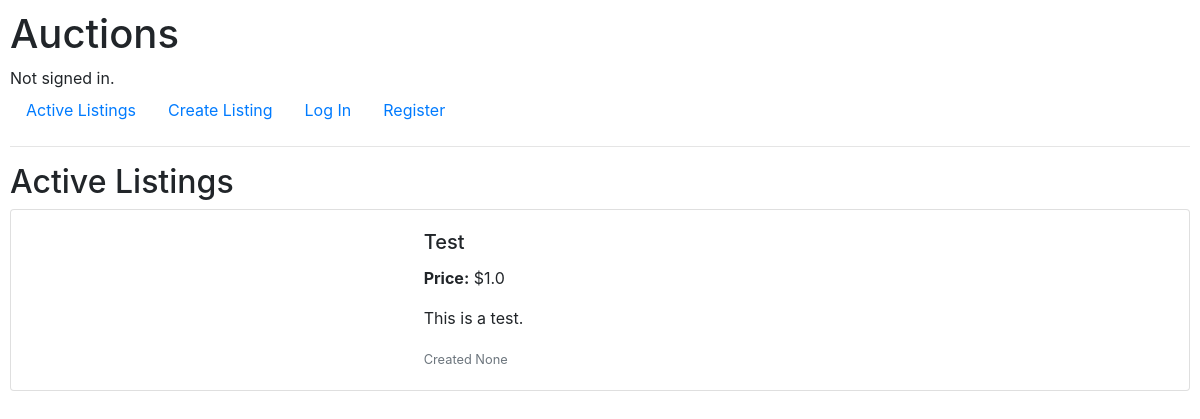
/, run on an earlier commit of the app's database.
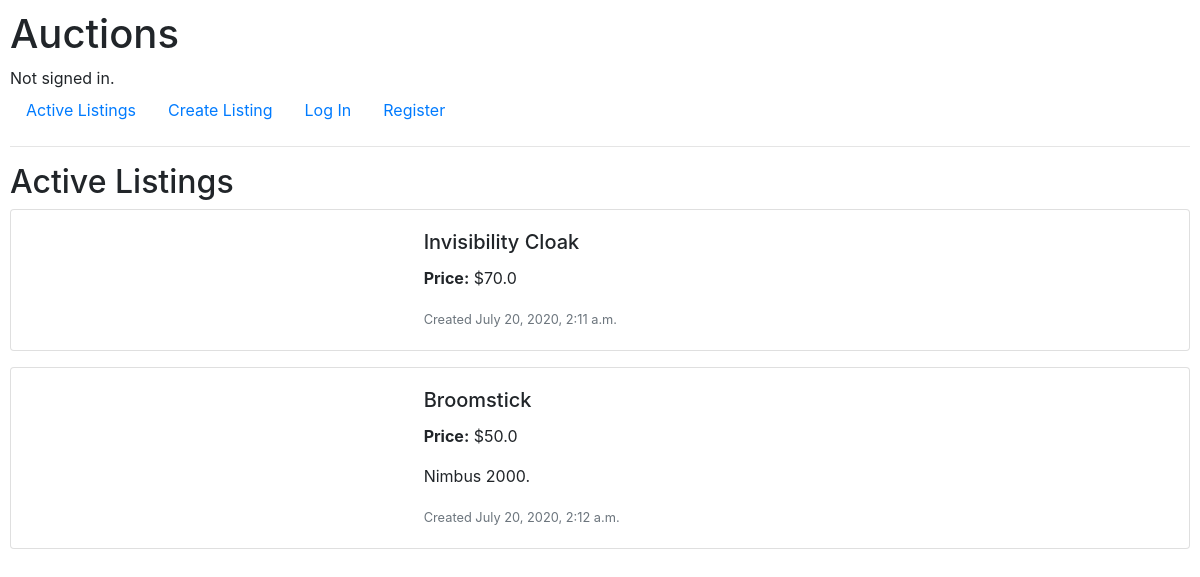
And on a later commit of the database.
### auctions/models.py (models this page shows)
class Listing(models.Model):
    title = models.CharField(max_length=64)
    starting_bid = models.FloatField()
    description = models.CharField(max_length=256, blank=True)
    date_created = models.DateTimeField(auto_now_add=True)
    image = models.CharField(max_length=2550, blank=True)
    category = models.CharField(max_length=64, blank=True)
    listed_by = models.ForeignKey(User, on_delete=models.CASCADE)

### auctions/views.py (the view)
# urls.py: path("", views.index, name="index"),
def index(request):
    return render(request, "auctions/index.html", {
            "listings": Listing.objects.all()
    })

### auctions/templates/auctions/index.html (shortened to what this page needs)
{% extends "auctions/layout.html" %}
{% block body %}
    <h2>Active Listings</h2>
    {% for listing in listings %}
    <div class="card mb-3">
        <div class="row no-gutters">
            <div class="col-md-4">
            </div>
            <div class="col-md-8">
                <div class="card-body">
                    <h5 class="card-title"> {{ listing.title }} </h5>
                    <p class="card-text"> <b>Price:</b> ${{ listing.starting_bid }} </p>
                    <p class="card-text"> {{ listing.description }} </p>
                    <p class="card-text"><small class="text-muted">Created {{ listing.date_created }} </small></p>
                </div>
            </div>
        </div>
    </div>
    {% endfor %}
{% endblock %}

### auctions/templates/auctions/layout.html (shortened to what this page needs)
{% load static %}
<!DOCTYPE html>
<html lang="en">
    <head>
        <link rel="stylesheet" href="https://stackpath.bootstrapcdn.com/bootstrap/4.5.0/css/bootstrap.min.css">
        <link href="{% static 'auctions/styles.css' %}" rel="stylesheet">
    </head>
    <body>
        <h1>Auctions</h1>
        <div>
            {% if user.is_authenticated %}
                Signed in as <strong>{{ user.username }}</strong>.
            {% else %}
                Not signed in.
            {% endif %}
        </div>
        <ul class="nav">
            <li class="nav-item">
                <a class="nav-link" href="{% url 'index' %}">Active Listings</a>
            </li>
            <li class="nav-item">
                <a class="nav-link" href="{% url 'createlisting' %}">Create Listing</a>
            </li>
            {% if user.is_authenticated %}
                <li class="nav-item">
                    <a class="nav-link" href="{% url 'logout' %}">Log Out</a>
                </li>
            {% else %}
                <li class="nav-item">
                    <a class="nav-link" href="{% url 'login' %}">Log In</a>
                </li>
                <li class="nav-item">
                    <a class="nav-link" href="{% url 'register' %}">Register</a>
                </li>
            {% endif %}
        </ul>
        <hr>
        {% block body %}
        {% endblock %}
    </body>
</html>

### auctions/static/auctions/styles.css (style rules this page uses)
body { padding: 10px; }
.card { width: 100%; }

What changed in the data, as far as the page shows it:
removed Listing: title "Test", starting_bid "1.0", description "This is a test.", date_created "None"
added Listing: title "Invisibility Cloak", starting_bid "70.0", date_created "July 20, 2020, 2:11 a.m."
added Listing: title "Broomstick", starting_bid "50.0", description "Nimbus 2000.", date_created "July 20, 2020, 2:12 a.m."
